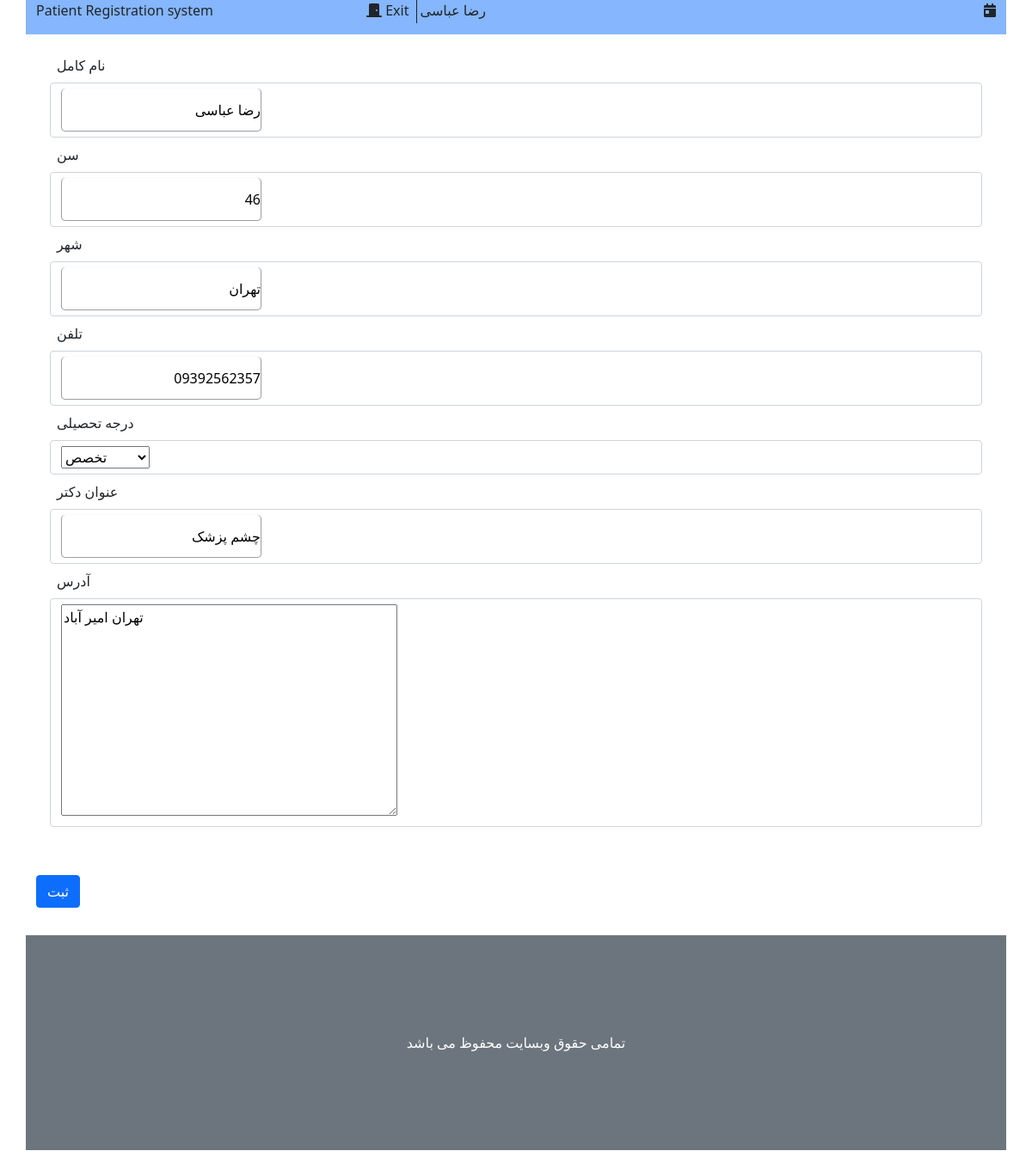
Page /visit/editDoctorInfo/ (signed in) on the committed database.
### account/models.py (models this page shows, shortened)
class profile(models.Model):
    class Meta:
        verbose_name = 'ساخت حساب دکتر'
        verbose_name_plural = 'ساخت حساب دکتر'
    user = models.OneToOneField(User, on_delete=models.CASCADE, verbose_name='حساب کاربری', null=True)
    fullname = models.CharField('نام کامل', max_length=120, default='')
    age = models.IntegerField('سن', null=True)
    city = models.CharField('شهر', max_length=50, null=True)
    phone = models.CharField('تلفن', max_length=12, null=True)
    Secretary, Doctor, AdminSystem = 0, 1, 2
    role_list = [(Secretary, 'منشی (سطح 0)'), (Doctor, 'دکتر (سطح 1)'), (AdminSystem, 'ادمین سیستم (سطح 3)')]
    role = models.IntegerField('سطح دسترسی', choices=role_list, null=True, default=0, blank=True)
    General, Specialist, SuperSpecialist = 0, 1, 2
    deg = [(General, 'عمومی'), (Specialist, 'تخصص'), (SuperSpecialist, 'فوق تخصص')]
    degree = models.IntegerField('درجه تحصیلی', choices=deg, null=True, blank=True)
    title = models.CharField('عنوان دکتر', null=True, max_length=50)
    address = models.TextField('آدرس', null=True)

### visit/views.py (the view)
# urls.py: path('editDoctorInfo/', edit_info, name='edit_info'),
@login_required
def edit_info(request):
    edit_doctor = EditDoctorInformation(request.POST or None, instance=request.user.profile)
    if request.method == 'POST':
        if edit_doctor.is_valid:
            edit_doctor.save(commit=True)
            return redirect('visit:main_page')
    context = {
        'edit_doctor': edit_doctor,
        'date': time_now
    }
    return render(request, 'visit/edit_info.html', context)

### visit/forms.py
class EditDoctorInformation(forms.ModelForm):
    class Meta:
        model = profile
        exclude = ['user', 'role']

### visit/templates/visit/edit_info.html (shortened to what this page needs)
{% extends "visit/_base.html" %}
{% block main %}
    <form action="" method="post">
        <div class="modal-body">
            <div class="mb-3">
                    {% include "visit/_form.html" with field=edit_doctor.fullname lbl_size=4 %}
                    {% include "visit/_form.html" with field=edit_doctor.age lbl_size=4 %}
                    {% include "visit/_form.html" with field=edit_doctor.city lbl_size=4 %}
                    {% include "visit/_form.html" with field=edit_doctor.phone lbl_size=4 %}
                    {% include "visit/_form.html" with field=edit_doctor.degree lbl_size=4 %}
                    {% include "visit/_form.html" with field=edit_doctor.title lbl_size=4 %}
                    {% include "visit/_form.html" with field=edit_doctor.address lbl_size=4 %}
            </div>
        </div>
        <button class="btn btn-primary my-4" type="submit">ثبت</button>
    </form>
{% endblock %}

### visit/templates/visit/_base.html (shortened to what this page needs)
{% load static %}
<!DOCTYPE html>
<html lang="en">
<head>
    <link rel="stylesheet" href="{% static "visit/css/bootstrap.css" %}">
    <link rel="stylesheet" href="{% static "visit/css/all.css" %}">
</head>
<body>
<div class="container">
    <div class="header">
        <div class="row bg-primary bg-opacity-50">
            <div class="col-4 text-start">
                <p class=""><a href="{% url "visit:main_page" %}" class="text-decoration-none text-dark">Patient Registration system</a></p>
            </div>
            <div class="col-4 center-block">
                {% if user.is_authenticated %}
                    <a class="text-decoration-none border-dark border-end p-1 text-dark" href="{% url "account:logout_view" %}">
                        <i class="fa fa-door-closed"></i>
                        Exit
                    </a>
                    {% if user.profile.fullname == ""%}
                        <span class="p-1"> {{ user.get_username }}</span>
                    {% else %}
                        <span class="p-1">{{ user.profile.fullname }}</span>
                    {% endif %}
                {% endif %}
            </div>
            <div class="col-4 text-end">
            <i class="fa fa-calendar-day"></i>
            </div>
        </div>
    </div>
    <div class="content">
        {% block main %}
        {% endblock %}
    </div>
    <div class="footer">
         <div class="row align-items-center bg-secondary my-2" style="height: 250px">
            <span class="text-center text-white">تمامی حقوق وبسایت محفوظ می باشد</span>
         </div>
    </div>
</div>
</body>
</html>

### visit/templates/visit/_form.html
<label class="col-{{ lbl_size }} m-2" for="{{ field.id_for_label }}">
    {{ field.label }}
</label>
<div class="col-4 inp form-control">
    {{ field }}
</div>

### visit/static/visit/css/all.css (style rules this page uses)
.fa-calendar-day:before { content: "\f783"; }
.fa-door-closed:before { content: "\f52a"; }

### visit/templates/visit/edit_info.html (style rules this page uses)
.inp > input { border: 1px solid #a39e9e; padding: 0; border-top: 0px; box-shadow: 0 0 1px #ccc; height: 50px; border-radius: 5px; direction: rtl; }

### rows in the picture
profile: fullname "رضا عباسی", age "46", city "تهران", phone "09392562357", degree "تخصص", title "چشم پزشک", address "تهران امیر آباد"

### other values in the picture
{{ user.profile.fullname }} "رضا عباسی"
{{ field.label }} "نام کامل سن شهر تلفن درجه تحصیلی عنوان دکتر آدرس"
